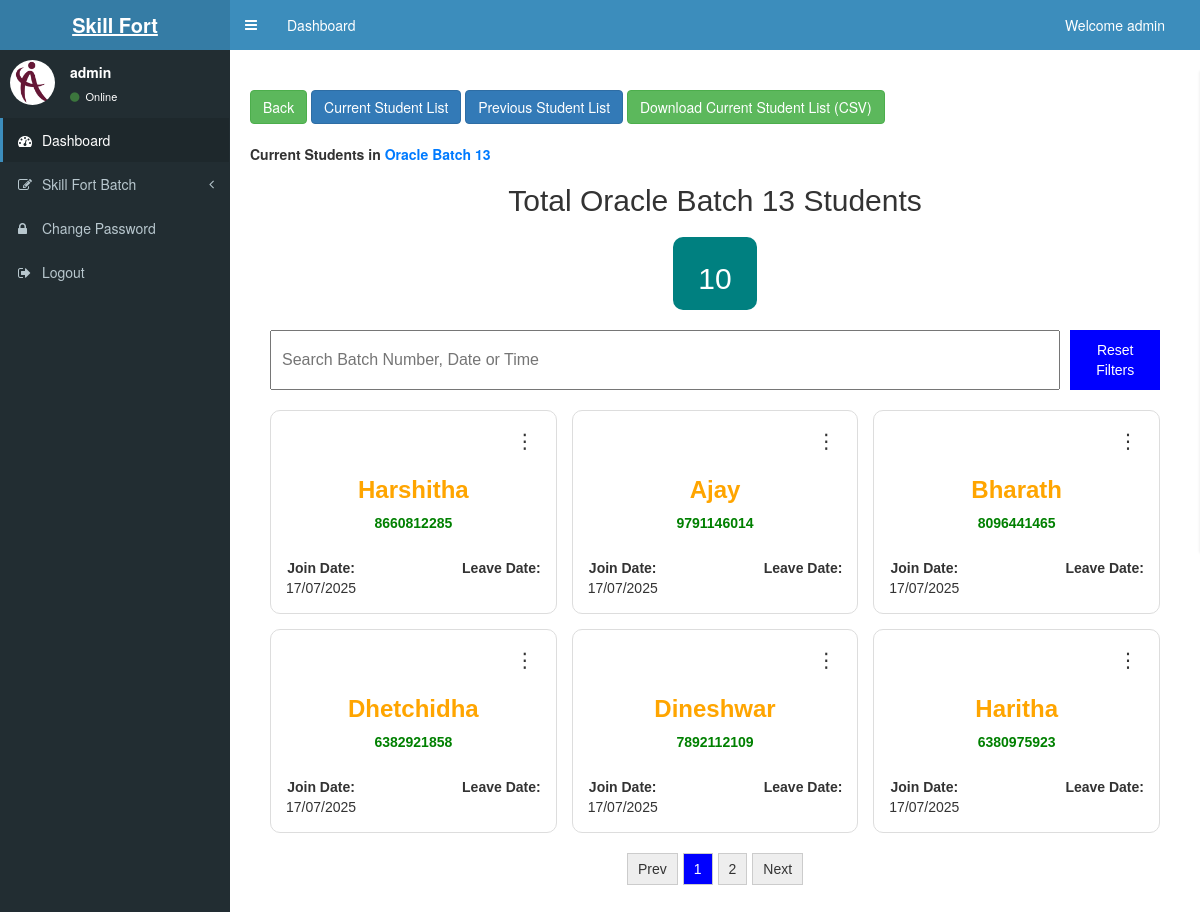
Page /viewStudents.php?class_name=Oracle+Batch+13&id=34 (signed in) on the committed database.
### tables this page shows
CREATE TABLE `student` (
  `id` int(11) NOT NULL,
  `studentId` varchar(200) NOT NULL,
  `studentName` varchar(200) NOT NULL,
  `mobile` varchar(200) NOT NULL,
  `gmail` varchar(200) NOT NULL,
  `referBy` varchar(200) NOT NULL,
  `description` text NOT NULL,
  `course` varchar(200) NOT NULL,
  `class_name` varchar(200) NOT NULL,
  `class_time` varchar(200) NOT NULL,
  `start_date` varchar(200) NOT NULL,
  `whatsappLink` varchar(200) NOT NULL,
  `date` timestamp NOT NULL DEFAULT current_timestamp() ON UPDATE current_timestamp(),
  `join_date` varchar(200) NOT NULL,
  `leave_date` varchar(200) NOT NULL,
  `action` varchar(500) NOT NULL,
  `deleteReason` text NOT NULL,
  `end_date` varchar(200) NOT NULL
);

### viewStudents.php (the view, shortened to what this page needs)
<?php include('header.php') ?>
<?php
$class_name = $_GET["class_name"];
if (isset($_GET['id'])) {
    $id = $_GET['id'];
}
?>
<div class="content-wrapper">
    <div class="container-table">
        <br>
        <div class="d-flex flex-wrap justify-content-end mb-3 gap-2">
            <a href="studentDetails.php?id=<?php echo $id; ?>"><button class="btn btn-success me-2 mb-2">Back</button></a>
            <a href="viewStudents.php?class_name=<?php echo $class_name; ?>&id=<?php echo $id; ?>"><button class="btn btn-primary me-2 mb-2">Current Student List</button></a>
            <a href="previousStudentList.php?id=<?php echo $id; ?>&class_name=<?php echo $class_name; ?>"><button class="btn btn-primary me-2 mb-2">Previous Student List</button></a>
            <form method="POST" action="download_current_students.php" style="display: inline;">
                <button type="submit" class="btn btn-success mb-2">Download Current Student List (CSV)</button>
            </form>
        </div>
        <br>
        <b>
            Current Students in <span style="color: #007bff;"><?php echo $class_name; ?></span>
        </b>
        <div class="classList">
            <div class="container-ClassList">
                <b>
                    <h2 id="h1id01">Total <?php echo $class_name; ?> Students</h2>
                </b>
                <div class="summary">
                    <div class="summary-card">
                        <h2 id="enquiryCount">0</h2>
                    </div>
                </div>
                <div class="filters">
                    <input type="text" id="searchInput" placeholder="Search Batch Number, Date or Time" />
                    <button id="resetBtn">Reset Filters</button>
                </div>
                <div id="enquiryList" class="card-grid">
                    <?php
                    $result = mysqli_query($conn, "SELECT * FROM `student` WHERE `class_name`='$class_name' and `action`='Active' ORDER BY `id` DESC");
                    while ($row_result = mysqli_fetch_array($result)) {
                        $join_date = $row_result['join_date'];
                        $mobile = $row_result['mobile'];
                        $studentName = $row_result['studentName'];
                    ?>
                        <div class="card">
                            <div class="menu-container">
                                <button class="menu-btn">⋮</button>
                            </div>
                            <h3 class="enquiry-id"><?php echo $studentName; ?></h3>
                            <div class="course-badge">
                                <a class="callLink" href="#"><?php echo $mobile; ?></a>
                            </div>
                            <div class="card-footer">
                                <div><strong>Join Date:</strong><br><?php echo date("d/m/Y", strtotime($join_date)); ?></div>
                                <div>
                                    <strong>Leave Date:</strong><br>
                                </div>
                            </div>
                        </div>
                    <?php
                    }
                    ?>
                </div>
                <div class="pagination" id="pagination"></div>
            </div>
        </div>
    </div>
</div>
<?php include('footer.php') ?>

### header.php (style rules this page uses)
.container-table { margin: 15px; padding: 5px; }
.classList { font-family: Arial, sans-serif; margin: 20px; }
.container-ClassList { border-radius: 10px; }
#h1id01 { text-align: center; margin-bottom: 20px; }
.summary { display: flex; justify-content: center; margin-bottom: 20px; }
.summary-card { background: teal; color: white; padding: 5px 25px; border-radius: 10px; text-align: center; }
.filters { display: flex; flex-direction: column; gap: 10px; margin-bottom: 20px; }
.filters input { padding: 10px; font-size: 16px; width: 100%; }
.filters button { padding: 10px; background: blue; color: white; border: none; cursor: pointer; }
.card-grid { display: grid; grid-template-columns: 1fr; gap: 15px; }
@media (min-width: 600px) { .filters { flex-direction: row; justify-content: space-between; } }
@media (min-width: 600px) { .card-grid { grid-template-columns: repeat(3, 1fr); } }
.card { background: white; border: 1px solid #ddd; border-radius: 10px; padding: 15px; text-align: center; transition: 0.3s; }
.card .enquiry-id { color: orange; font-weight: bold; }
.course-badge a { text-decoration: none; color: green; font-weight: bold; }
.card-footer { display: flex; justify-content: space-between; font-size: 14px; margin-top: 25px; }
.pagination { display: flex; justify-content: center; flex-wrap: wrap; margin-top: 20px; gap: 5px; }
.menu-container { position: relative; text-align: right; }
.menu-btn { background: none; border: none; font-size: 20px; cursor: pointer; }

### rows in the picture
student: studentName "Harshitha", mobile "8660812285", join_date "17/07/2025"
student: studentName "Ajay", mobile "9791146014", join_date "17/07/2025"
student: studentName "Bharath", mobile "8096441465", join_date "17/07/2025"
student: studentName "Dhetchidha", mobile "6382921858", join_date "17/07/2025"
student: studentName "Dineshwar", mobile "7892112109", join_date "17/07/2025"
student: studentName "Haritha", mobile "6380975923", join_date "17/07/2025"

### other values in the picture
$username "admin"
$class_name "Oracle Batch 13"
